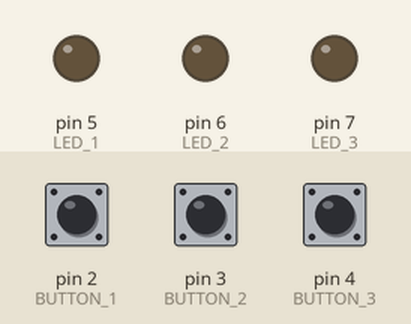
Bench run of a sketch on a simulated Arduino Uno, built with avr-gcc and run on an emulated ATmega328P. Shown: output pins drawn as LEDs (lit = HIGH). The test bench sets the inputs (shaded band); at power-on: pin 2 (BUTTON_1) HIGH, pin 3 (BUTTON_2) HIGH, pin 4 (BUTTON_3) HIGH.

Above: at 1.2 s.
1.3 s: pin 2 (BUTTON_1) pulled LOW for 0.15 s
At 1.37 s:
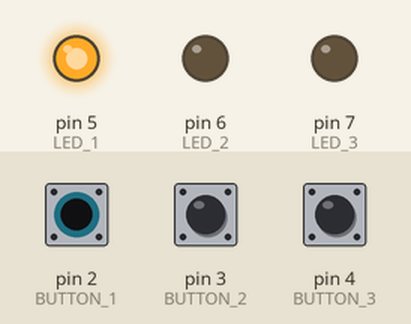
2.9 s: pin 3 (BUTTON_2) pulled LOW for 0.15 s
At 2.97 s:
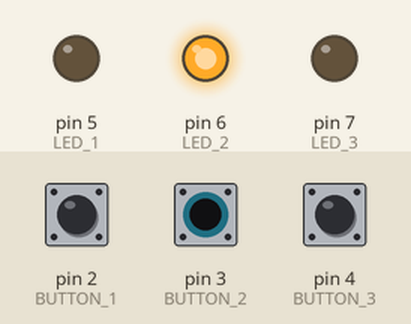
4.5 s: pin 4 (BUTTON_3) pulled LOW for 0.15 s
At 4.57 s:
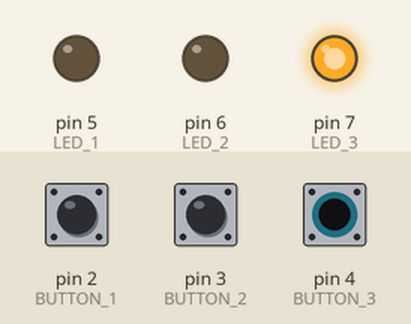
6.1 s: pin 4 (BUTTON_3) pulled LOW for 3.2 s
At 10.5 s:
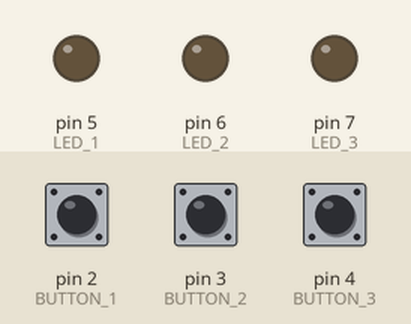
10.8 s: pin 2 (BUTTON_1) pulled LOW for 3.2 s
At 11.6 s:
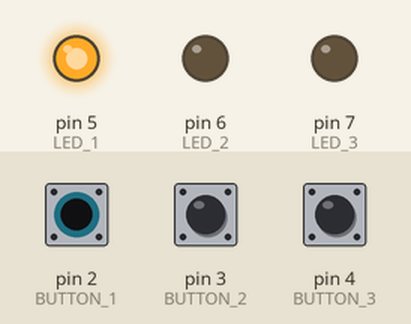
15.5 s: pin 2 (BUTTON_1) driven LOW and pin 3 (BUTTON_2) driven LOW
At 16.4 s:
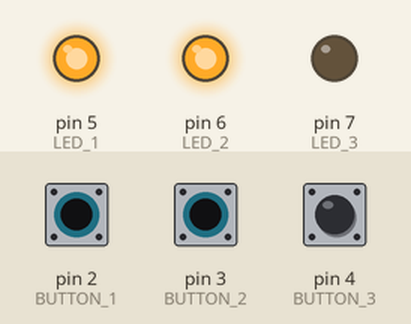
Timing chart, 0 to 18.0 s (numbered marks = the images above; inputs shaded):
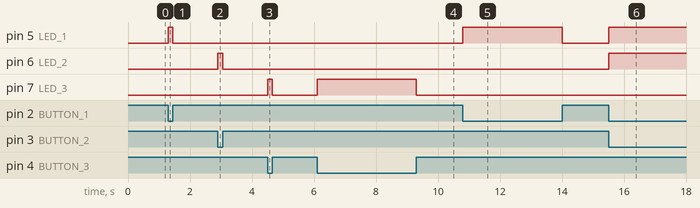

The sketch:

ExampleLedsAndButtons.ino
```cpp
// Definir pines de entrada (pulsadores)
#define BUTTON_1 2
#define BUTTON_2 3
#define BUTTON_3 4

// Definir pines de salida (LEDs)
#define LED_1 5
#define LED_2 6
#define LED_3 7

void setup() {
    // Configurar pines de entrada
    pinMode(BUTTON_1, INPUT_PULLUP);
    pinMode(BUTTON_2, INPUT_PULLUP);
    pinMode(BUTTON_3, INPUT_PULLUP);

    // Configurar pines de salida
    pinMode(LED_1, OUTPUT);
    pinMode(LED_2, OUTPUT);
    pinMode(LED_3, OUTPUT);
}

void loop() {
    // Leer el estado de cada botón
    int buttonState1 = digitalRead(BUTTON_1);
    int buttonState2 = digitalRead(BUTTON_2);
    int buttonState3 = digitalRead(BUTTON_3);

    // Controlar LEDs en función del botón presionado
    if (buttonState1 == LOW) {
        digitalWrite(LED_1, HIGH); // Encender LED 1
    } else {
        digitalWrite(LED_1, LOW); // Apagar LED 1
    }

    if (buttonState2 == LOW) {
        digitalWrite(LED_2, HIGH); // Encender LED 2
    } else {
        digitalWrite(LED_2, LOW); // Apagar LED 2
    }

    if (buttonState3 == LOW) {
        digitalWrite(LED_3, HIGH); // Encender LED 3
    } else {
        digitalWrite(LED_3, LOW); // Apagar LED 3
    }
}
```

Measured:
- after the input at 1.3 s, pin 5 (LED_1): LOW → HIGH at once, → LOW 0.15 s later
- after the input at 2.9 s, pin 6 (LED_2): LOW → HIGH at once, → LOW 0.15 s later
- after the input at 4.5 s, pin 7 (LED_3): LOW → HIGH at once, → LOW 0.15 s later
- after the input at 6.1 s, pin 7 (LED_3): LOW → HIGH at once, → LOW 3.2 s later
- after the input at 10.8 s, pin 5 (LED_1): LOW → HIGH at once, → LOW 3.2 s later
- after the input at 15.5 s, pin 5 (LED_1), pin 6 (LED_2): LOW → HIGH at once
